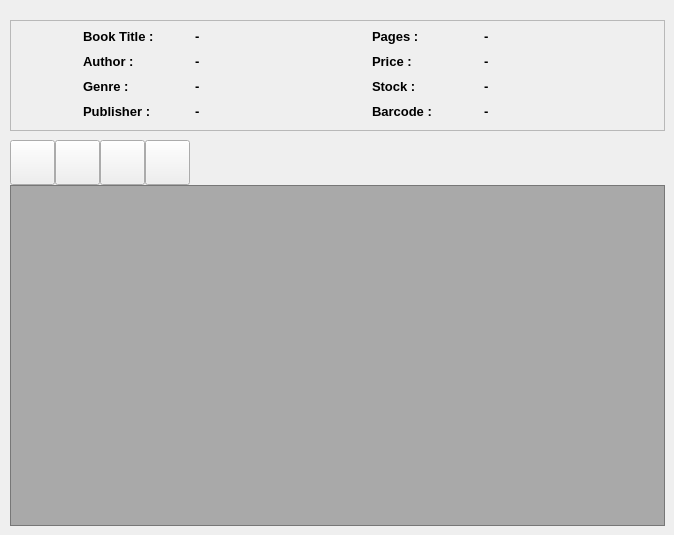
      <widget class="QWidget" name="page_books">
       <widget class="QPushButton" name="btn_books_add">
        <property name="geometry">
         <rect>
          <x>10</x>
          <y>140</y>
          <width>45</width>
          <height>45</height>
         </rect>
        </property>
        <property name="minimumSize">
         <size>
          <width>45</width>
          <height>45</height>
         </size>
        </property>
        <property name="maximumSize">
         <size>
          <width>45</width>
          <height>45</height>
         </size>
        </property>
        <property name="text">
         <string/>
        </property>
        <property name="icon">
         <iconset resource="Icons/bookstore.qrc">
          <normaloff>:/Icons/plus-square.svg</normaloff>:/Icons/plus-square.svg</iconset>
        </property>
        <property name="iconSize">
         <size>
          <width>40</width>
          <height>40</height>
         </size>
        </property>
       </widget>
       <widget class="QTableView" name="tableView_books">
        <property name="geometry">
         <rect>
          <x>10</x>
          <y>185</y>
          <width>655</width>
          <height>341</height>
         </rect>
        </property>
        <property name="styleSheet">
         <string notr="true">background-color:rgb(0,0,0,75);</string>
        </property>
       </widget>
       <widget class="QPushButton" name="btn_books_delete">
        <property name="geometry">
         <rect>
          <x>145</x>
          <y>140</y>
          <width>45</width>
          <height>45</height>
         </rect>
        </property>
        <property name="minimumSize">
         <size>
          <width>45</width>
          <height>45</height>
         </size>
        </property>
        <property name="maximumSize">
         <size>
          <width>45</width>
          <height>45</height>
         </size>
        </property>
        <property name="text">
         <string/>
        </property>
        <property name="icon">
         <iconset resource="Icons/bookstore.qrc">
          <normaloff>:/Icons/minus-square.svg</normaloff>:/Icons/minus-square.svg</iconset>
        </property>
        <property name="iconSize">
         <size>
          <width>40</width>
          <height>40</height>
         </size>
        </property>
       </widget>
       <widget class="QPushButton" name="btn_books_edit">
        <property name="geometry">
         <rect>
          <x>55</x>
          <y>140</y>
          <width>45</width>
          <height>45</height>
         </rect>
        </property>
        <property name="minimumSize">
         <size>
          <width>45</width>
          <height>45</height>
         </size>
        </property>
        <property name="maximumSize">
         <size>
          <width>45</width>
          <height>45</height>
         </size>
        </property>
        <property name="text">
         <string/>
        </property>
        <property name="icon">
         <iconset resource="Icons/bookstore.qrc">
          <normaloff>:/Icons/edit.svg</normaloff>:/Icons/edit.svg</iconset>
        </property>
        <property name="iconSize">
         <size>
          <width>40</width>
          <height>40</height>
         </size>
        </property>
       </widget>
       <widget class="QPushButton" name="btn_books_save">
        <property name="geometry">
         <rect>
          <x>100</x>
          <y>140</y>
          <width>45</width>
          <height>45</height>
         </rect>
        </property>
        <property name="minimumSize">
         <size>
          <width>45</width>
          <height>45</height>
         </size>
        </property>
        <property name="maximumSize">
         <size>
          <width>45</width>
          <height>45</height>
         </size>
        </property>
        <property name="text">
         <string/>
        </property>
        <property name="icon">
         <iconset resource="Icons/bookstore.qrc">
          <normaloff>:/Icons/save.svg</normaloff>:/Icons/save.svg</iconset>
        </property>
        <property name="iconSize">
         <size>
          <width>40</width>
          <height>40</height>
         </size>
        </property>
       </widget>
       <widget class="QFrame" name="frm_books_book_card">
        <property name="geometry">
         <rect>
          <x>10</x>
          <y>20</y>
          <width>655</width>
          <height>111</height>
         </rect>
        </property>
        <property name="minimumSize">
         <size>
          <width>140</width>
          <height>20</height>
         </size>
        </property>
        <property name="font">
         <font>
          <weight>75</weight>
          <bold>true</bold>
         </font>
        </property>
        <property name="frameShape">
         <enum>QFrame::StyledPanel</enum>
        </property>
        <property name="frameShadow">
         <enum>QFrame::Raised</enum>
        </property>
        <layout class="QGridLayout" name="gridLayout">
         <property name="leftMargin">
          <number>5</number>
         </property>
         <property name="topMargin">
          <number>5</number>
         </property>
         <property name="rightMargin">
          <number>5</number>
         </property>
         <property name="bottomMargin">
          <number>5</number>
         </property>
         <property name="horizontalSpacing">
          <number>2</number>
         </property>
         <property name="verticalSpacing">
          <number>5</number>
         </property>
         <item row="0" column="3">
          <widget class="QLabel" name="lbl_books_pages_title">
           <property name="minimumSize">
            <size>
             <width>110</width>
             <height>20</height>
            </size>
           </property>
           <property name="maximumSize">
            <size>
             <width>110</width>
             <height>20</height>
            </size>
           </property>
           <property name="font">
            <font>
             <pointsize>10</pointsize>
             <weight>75</weight>
             <bold>true</bold>
            </font>
           </property>
           <property name="text">
            <string>Pages :</string>
           </property>
           <property name="scaledContents">
            <bool>false</bool>
           </property>
           <property name="wordWrap">
            <bool>false</bool>
           </property>
          </widget>
         </item>
         <item row="2" column="1">
          <widget class="QLabel" name="lbl_books_genre_title">
           <property name="minimumSize">
            <size>
             <width>110</width>
             <height>20</height>
            </size>
           </property>
           <property name="maximumSize">
            <size>
             <width>110</width>
             <height>20</height>
            </size>
           </property>
           <property name="font">
            <font>
             <pointsize>10</pointsize>
             <weight>75</weight>
             <bold>true</bold>
            </font>
           </property>
           <property name="text">
            <string>Genre :</string>
           </property>
           <property name="scaledContents">
            <bool>false</bool>
           </property>
           <property name="wordWrap">
            <bool>false</bool>
           </property>
          </widget>
         </item>
         <item row="0" column="1">
          <widget class="QLabel" name="lbl_books_name_title">
           <property name="minimumSize">
            <size>
             <width>110</width>
             <height>20</height>
            </size>
           </property>
           <property name="maximumSize">
            <size>
             <width>110</width>
             <height>20</height>
            </size>
           </property>
           <property name="font">
            <font>
             <pointsize>10</pointsize>
             <weight>75</weight>
             <bold>true</bold>
            </font>
           </property>
           <property name="text">
            <string>Book Title :</string>
           </property>
           <property name="scaledContents">
            <bool>false</bool>
           </property>
           <property name="wordWrap">
            <bool>false</bool>
           </property>
          </widget>
         </item>
         <item row="3" column="1">
          <widget class="QLabel" name="lbl_books_publisher_title">
           <property name="minimumSize">
            <size>
             <width>110</width>
             <height>20</height>
            </size>
           </property>
           <property name="maximumSize">
            <size>
             <width>110</width>
             <height>20</height>
            </size>
           </property>
           <property name="font">
            <font>
             <pointsize>10</pointsize>
             <weight>75</weight>
             <bold>true</bold>
            </font>
           </property>
           <property name="text">
            <string>Publisher :</string>
           </property>
           <property name="scaledContents">
            <bool>false</bool>
           </property>
           <property name="wordWrap">
            <bool>false</bool>
           </property>
          </widget>
         </item>
         <item row="3" column="3">
          <widget class="QLabel" name="lbl_books_barcode_title">
           <property name="minimumSize">
            <size>
             <width>110</width>
             <height>20</height>
            </size>
           </property>
           <property name="maximumSize">
            <size>
             <width>110</width>
             <height>20</height>
            </size>
           </property>
           <property name="font">
            <font>
             <pointsize>10</pointsize>
             <weight>75</weight>
             <bold>true</bold>
            </font>
           </property>
           <property name="text">
            <string>Barcode :</string>
           </property>
           <property name="scaledContents">
            <bool>false</bool>
           </property>
           <property name="wordWrap">
            <bool>false</bool>
           </property>
          </widget>
         </item>
         <item row="2" column="3">
          <widget class="QLabel" name="lbl_books_stock_title">
           <property name="minimumSize">
            <size>
             <width>110</width>
             <height>20</height>
            </size>
           </property>
           <property name="maximumSize">
            <size>
             <width>110</width>
             <height>20</height>
            </size>
           </property>
           <property name="font">
            <font>
             <pointsize>10</pointsize>
             <weight>75</weight>
             <bold>true</bold>
            </font>
           </property>
           <property name="text">
            <string>Stock :</string>
           </property>
           <property name="scaledContents">
            <bool>false</bool>
           </property>
           <property name="wordWrap">
            <bool>false</bool>
           </property>
          </widget>
         </item>
         <item row="0" column="0" rowspan="5">
          <widget class="QLabel" name="lbl_books_icon">
           <property name="maximumSize">
            <size>
             <width>65</width>
             <height>16777215</height>
            </size>
           </property>
           <property name="text">
            <string/>
           </property>
           <property name="pixmap">
            <pixmap resource="Icons/bookstore.qrc">:/Icons/book.svg</pixmap>
           </property>
           <property name="alignment">
            <set>Qt::AlignCenter</set>
           </property>
          </widget>
         </item>
         <item row="1" column="3">
          <widget class="QLabel" name="lbl_books_price_title">
           <property name="minimumSize">
            <size>
             <width>110</width>
             <height>20</height>
            </size>
           </property>
           <property name="maximumSize">
            <size>
             <width>110</width>
             <height>20</height>
            </size>
           </property>
           <property name="font">
            <font>
             <pointsize>10</pointsize>
             <weight>75</weight>
             <bold>true</bold>
            </font>
           </property>
           <property name="text">
            <string>Price :</string>
           </property>
           <property name="scaledContents">
            <bool>false</bool>
           </property>
           <property name="wordWrap">
            <bool>false</bool>
           </property>
          </widget>
         </item>
         <item row="1" column="1">
          <widget class="QLabel" name="lbl_books_author_title">
           <property name="minimumSize">
            <size>
             <width>110</width>
             <height>20</height>
            </size>
           </property>
           <property name="maximumSize">
            <size>
             <width>110</width>
             <height>20</height>
            </size>
           </property>
           <property name="font">
            <font>
             <pointsize>10</pointsize>
             <weight>75</weight>
             <bold>true</bold>
            </font>
           </property>
           <property name="text">
            <string>Author :</string>
           </property>
           <property name="scaledContents">
            <bool>false</bool>
           </property>
           <property name="wordWrap">
            <bool>false</bool>
           </property>
          </widget>
         </item>
         <item row="0" column="2">
          <widget class="QLabel" name="lbl_books_name">
           <property name="minimumSize">
            <size>
             <width>140</width>
             <height>20</height>
            </size>
           </property>
           <property name="font">
            <font>
             <pointsize>10</pointsize>
             <weight>75</weight>
             <bold>true</bold>
            </font>
           </property>
           <property name="text">
            <string>-</string>
           </property>
           <property name="scaledContents">
            <bool>false</bool>
           </property>
           <property name="wordWrap">
            <bool>false</bool>
           </property>
          </widget>
         </item>
         <item row="0" column="4">
          <widget class="QLabel" name="lbl_books_pages">
           <property name="minimumSize">
            <size>
             <width>140</width>
             <height>20</height>
            </size>
           </property>
           <property name="font">
            <font>
             <pointsize>10</pointsize>
             <weight>75</weight>
             <bold>true</bold>
            </font>
           </property>
           <property name="text">
            <string>-</string>
           </property>
           <property name="scaledContents">
            <bool>false</bool>
           </property>
           <property name="wordWrap">
            <bool>false</bool>
           </property>
          </widget>
         </item>
         <item row="1" column="2">
          <widget class="QLabel" name="lbl_books_author">
           <property name="minimumSize">
            <size>
             <width>140</width>
             <height>20</height>
            </size>
           </property>
           <property name="font">
            <font>
             <pointsize>10</pointsize>
             <weight>75</weight>
             <bold>true</bold>
            </font>
           </property>
           <property name="text">
            <string>-</string>
           </property>
           <property name="scaledContents">
            <bool>false</bool>
           </property>
           <property name="wordWrap">
            <bool>false</bool>
           </property>
          </widget>
         </item>
         <item row="2" column="2">
          <widget class="QLabel" name="lbl_books_genre">
           <property name="minimumSize">
            <size>
             <width>140</width>
             <height>20</height>
            </size>
           </property>
           <property name="font">
            <font>
             <pointsize>10</pointsize>
             <weight>75</weight>
             <bold>true</bold>
            </font>
           </property>
           <property name="text">
            <string>-</string>
           </property>
           <property name="scaledContents">
            <bool>false</bool>
           </property>
           <property name="wordWrap">
            <bool>false</bool>
           </property>
          </widget>
         </item>
         <item row="3" column="2">
          <widget class="QLabel" name="lbl_books_publisher">
           <property name="minimumSize">
            <size>
             <width>140</width>
             <height>20</height>
            </size>
           </property>
           <property name="font">
            <font>
             <pointsize>10</pointsize>
             <weight>75</weight>
             <bold>true</bold>
            </font>
           </property>
           <property name="text">
            <string>-</string>
           </property>
           <property name="scaledContents">
            <bool>false</bool>
           </property>
           <property name="wordWrap">
            <bool>false</bool>
           </property>
          </widget>
         </item>
         <item row="1" column="4">
          <widget class="QLabel" name="lbl_books_price">
           <property name="minimumSize">
            <size>
             <width>140</width>
             <height>20</height>
            </size>
           </property>
           <property name="font">
            <font>
             <pointsize>10</pointsize>
             <weight>75</weight>
             <bold>true</bold>
            </font>
           </property>
           <property name="text">
            <string>-</string>
           </property>
           <property name="scaledContents">
            <bool>false</bool>
           </property>
           <property name="wordWrap">
            <bool>false</bool>
           </property>
          </widget>
         </item>
         <item row="2" column="4">
          <widget class="QLabel" name="lbl_books_stock">
           <property name="minimumSize">
            <size>
             <width>140</width>
             <height>20</height>
            </size>
           </property>
           <property name="font">
            <font>
             <pointsize>10</pointsize>
             <weight>75</weight>
             <bold>true</bold>
            </font>
           </property>
           <property name="text">
            <string>-</string>
           </property>
           <property name="scaledContents">
            <bool>false</bool>
           </property>
           <property name="wordWrap">
            <bool>false</bool>
           </property>
          </widget>
         </item>
         <item row="3" column="4">
          <widget class="QLabel" name="lbl_books_barcode">
           <property name="minimumSize">
            <size>
             <width>140</width>
             <height>20</height>
            </size>
           </property>
           <property name="font">
            <font>
             <pointsize>10</pointsize>
             <weight>75</weight>
             <bold>true</bold>
            </font>
           </property>
           <property name="text">
            <string>-</string>
           </property>
           <property name="scaledContents">
            <bool>false</bool>
           </property>
           <property name="wordWrap">
            <bool>false</bool>
           </property>
          </widget>
         </item>
        </layout>
       </widget>
      </widget>
